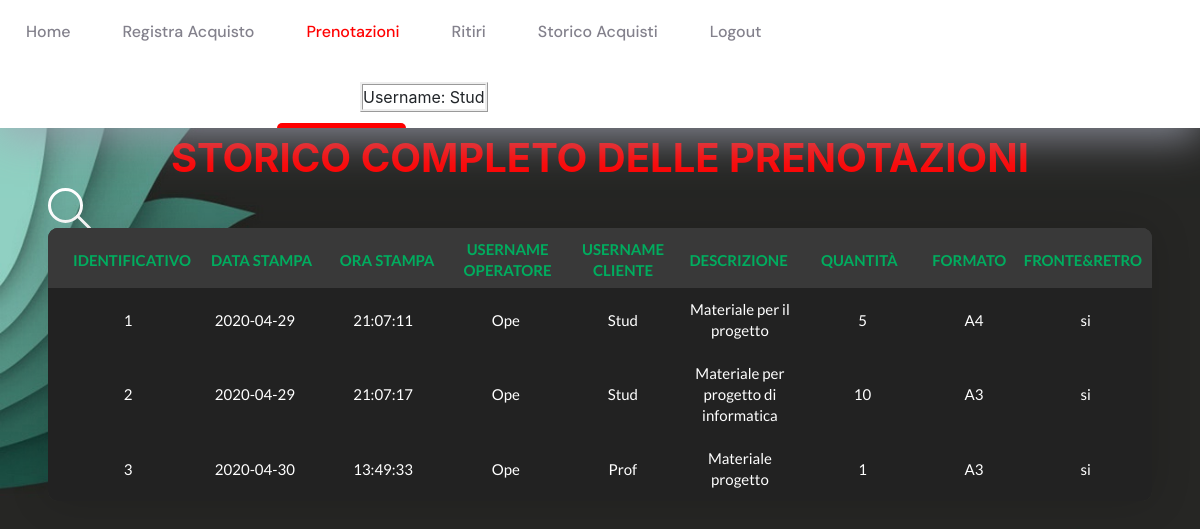
The app's page /esPHP/InnovativeBuzzi/HomeOperatore/CronologiaPrenotazioni.php (signed in) with its own data.
### tables this page shows
CREATE TABLE `stampa` (
  `idStampa` int(11) NOT NULL,
  `dataStampa` date DEFAULT NULL,
  `oraStampa` time DEFAULT NULL,
  `codiceFiscaleOperatore` char(16) DEFAULT NULL,
  `quantità` int(11) DEFAULT NULL,
  `dataRitiro` date DEFAULT NULL,
  `oraRitiro` time DEFAULT NULL,
  `tipoFormato` varchar(16) DEFAULT NULL,
  `descrizione` varchar(64) DEFAULT NULL,
  `dataRitiroEffettuato` date DEFAULT NULL,
  `orarioRitiroEffettuato` time DEFAULT NULL,
  `fronteRetro` enum('si','no') DEFAULT 'no'
);

CREATE TABLE `persona` (
  `codiceFiscale` char(16) NOT NULL,
  `nome` varchar(32) DEFAULT NULL,
  `cognome` varchar(32) DEFAULT NULL,
  `password` varchar(256) DEFAULT NULL,
  `username` varchar(64) DEFAULT NULL,
  `classe` int(11) DEFAULT NULL,
  `sezione` char(3) DEFAULT NULL,
  `email` varchar(64) DEFAULT NULL,
  `tipo` varchar(64) DEFAULT NULL,
  `dataNascita` date DEFAULT NULL,
  `via` varchar(32) DEFAULT NULL,
  `civico` int(11) DEFAULT NULL,
  `cap` int(11) DEFAULT NULL
);

### esPHP/InnovativeBuzzi/HomeOperatore/LogicaCronologiaPrenotazioni/prenotazioniEffettuate.php (the view, shortened to what this page needs)
<?php
    function caricaPrenotazioniEffettuate($ip,$porta) {
      $out = " <div class=\"table100-head\">
                <table>
                  <thead>
                    <tr class=\"row100 head\">
                      <th class=\"cell100 column1PE\">Identificativo</th>
                      <th class=\"cell100 column2PE\">Data Stampa</th>
                      <th class=\"cell100 column3PE\">Ora Stampa </th>
                      <th class=\"cell100 column4PE\">Username Operatore</th>
                      <th class=\"cell100 column5PE\">Username Cliente</th>
                      <th class=\"cell100 column6PE\">Descrizione</th>
                      <th class=\"cell100 column7PE\">Quantità</th>
                      <th class=\"cell100 column8PE\">Formato</th>
                      <th class=\"cell100 column9PE\">Fronte&Retro</th>
                    </tr>
                  </thead>
                </table>
              </div>";
        $data = coselectFormDB($ip,$porta);
        if($data == "ERRORE NO DATA") {
          $out .= "<div class=\"table100-body js-pscroll\">
                    <table>
                      <tbody id=\"myTable\">
                        <tr class=\"row100 body\">
                            <td class=\"cell100 column1PE\">-</td>
                            <td class=\"cell100 column2PE\">-</td>
                            <td class=\"cell100 column3PE\">-</td>
                            <td class=\"cell100 column4PE\">-</td>
                            <td class=\"cell100 column5PE\">-</td>
                            <td class=\"cell100 column6PE\">-</td>
                            <td class=\"cell100 column7PE\">-</td>
                            <td class=\"cell100 column8PE\">-</td>
                        </tr>
                      </tbody>
                    </table>
                  </div>";
        }else {
          $out .= "<div class=\"table100-body js-pscroll\">
                    <table>
                      <tbody id=\"myTable\">$data</tbody>
                    </table>
                  </div>";
        }
        return $out;
    }
    function coselectFormDB($ip, $porta) {
      try {
        $co = connect();
        $co->begin_transaction(MYSQLI_TRANS_START_READ_WRITE);
		    $sql = "SELECT operatore.username as usernameOperatore ,utente.username as usernameUtente,stampa.dataStampa,stampa.oraStampa,stampa.descrizione,stampa.quantità,stampa.fronteRetro,stampa.tipoFormato
            from persona operatore join stampa on (operatore.codiceFiscale=stampa.codiceFiscaleOperatore) join prenotazione on (stampa.idStampa=prenotazione.idStampa) join persona utente on (prenotazione.codiceFiscale=utente.codiceFiscale)
            where operatore.tipo=\"Operatore\"
            ORDER BY stampa.dataStampa,stampa.oraStampa";
        $result = $co->query($sql);
        if($result->num_rows== 0) {
          $arrayRisultati = "ERRORE NO DATA";
        }else {
          $arrayRisultati = "";
          $count = 0;
          while($row = $result->fetch_assoc()) {
              $arrayRisultati .= "<tr class=\"row100 body\">
                                   <td class=\"cell100 column1PE\">" . ++$count . "</td>
                                   <td class=\"cell100 column2PE\">" . $row['dataStampa'] . "</td>
                                   <td class=\"cell100 column3PE\">" . $row['oraStampa'] . "</td>
                                   <td class=\"cell100 column4PE\">" . $row["usernameOperatore"] . "</td>
                                   <td class=\"cell100 column5PE\">" . $row["usernameUtente"] . "</td>
                                   <td class=\"cell100 column6PE\">" . $row["descrizione"] . "</td>
                                   <td class=\"cell100 column7PE\"> " . $row["quantità"] . "</td>
                                   <td class=\"cell100 column8PE\"> " . $row["tipoFormato"] . "</td>
                                   <td class=\"cell100 column9PE\"> " . $row["fronteRetro"] . "</td>";
          }
        }
        $co->commit();
      } catch (Exception $e) {
          $co->rollBack();
          $co->close();
          header("Location: http://" .$ip .":" .$porta ."/esPHP/InnovativeBuzzi/Errore/Errore.php?msg=Siamo spiacente si è verificato un imprevisto");
      }
      return $arrayRisultati;
    }
?>

### esPHP/InnovativeBuzzi/HomeUtente/css/main.css (style rules this page uses)
.js-pscroll { position: relative; overflow: hidden; }
table { width: 100%; }
th, td { font-weight: unset; padding-right: 10px; }
.column1PE { tex-align:center; width: 13%; padding-left: 25px; }
.column2PE { width: 12%; tex-align:center; }
.column3PE { width: 11%; tex-align:center; }
.column4PE { width: 11%; }
.column5PE { width: 10%; }
.column6PE { width: 11%; }
.column7PE { width: 11%; }
.column8PE { width: 9%; }
.column9PE { width: 11%; }
.table100-head th { padding-top: 1%; text-align: center; }
.table100-body td { padding-top: 1%; padding-bottom: 1%; text-align: center; }
.table100-head { position: absolute; width: 100%; top: 0; left: 0; background-color : #393939; }
.table100-body { background-color: #262624; overflow: auto; height: auto; max-height: 370px; }
.table100.ver3 th { font-family: Lato-Bold; font-size: 15px; color: #00ad5f; line-height: 1.4; text-transform: uppercase; background-color: #393939; }
.table100.ver3 td { font-family: Lato-Regular; font-size: 15px; color: #fff; line-height: 1.4; background-color: #222222; }

### esPHP/InnovativeBuzzi/HomeOperatore/CronologiaPrenotazioni.php (style rules this page uses)
* { margin: 0; padding: 0; text-decoration: none; }

### records on screen
stampa: dataStampa "2020-04-29", oraStampa "21:07:11", codiceFiscaleOperatore.username "Ope", persona.username "Stud", descrizione "Materiale per il progetto", quantità "5", tipoFormato "A4", fronteRetro "si"
stampa: dataStampa "2020-04-29", oraStampa "21:07:17", codiceFiscaleOperatore.username "Ope", persona.username "Stud", descrizione "Materiale per progetto di informatica", quantità "10", tipoFormato "A3", fronteRetro "si"
stampa: dataStampa "2020-04-30", oraStampa "13:49:33", codiceFiscaleOperatore.username "Ope", persona.username "Prof", descrizione "Materiale progetto", quantità "1", tipoFormato "A3", fronteRetro "si"

### other values on screen
$usr "Stud"
